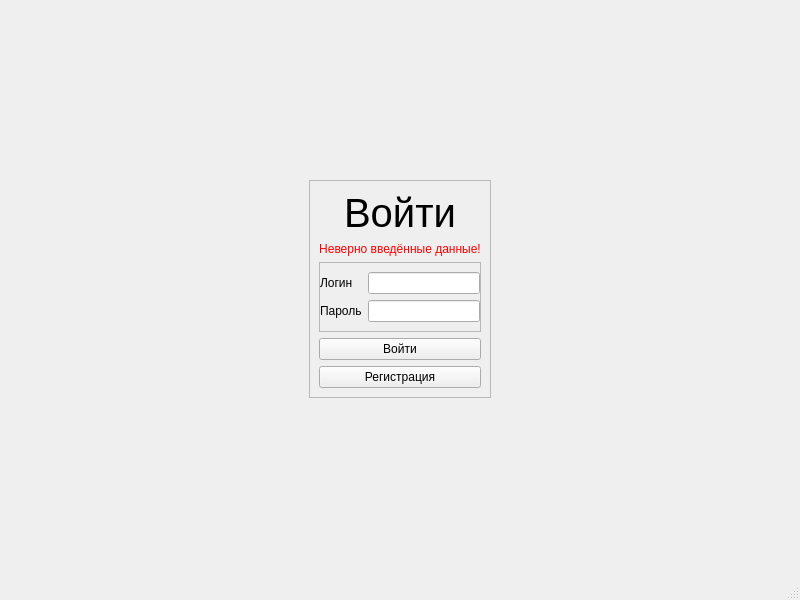
<?xml version="1.0" encoding="UTF-8"?>
<ui version="4.0">
 <class>MainWindow</class>
 <widget class="QMainWindow" name="MainWindow">
  <property name="geometry">
   <rect>
    <x>0</x>
    <y>0</y>
    <width>800</width>
    <height>600</height>
   </rect>
  </property>
  <property name="windowTitle">
   <string>Менеджер паролей</string>
  </property>
  <widget class="QWidget" name="centralwidget">
   <layout class="QHBoxLayout" name="horizontalLayout">
    <item>
     <widget class="QStackedWidget" name="stackedWidget">
      <property name="currentIndex">
       <number>0</number>
      </property>
      <widget class="QWidget" name="page_login">
       <layout class="QVBoxLayout" name="verticalLayout_3">
        <item alignment="Qt::AlignHCenter|Qt::AlignVCenter">
         <widget class="QFrame" name="frame">
          <property name="enabled">
           <bool>true</bool>
          </property>
          <property name="sizePolicy">
           <sizepolicy hsizetype="Fixed" vsizetype="Fixed">
            <horstretch>0</horstretch>
            <verstretch>0</verstretch>
           </sizepolicy>
          </property>
          <property name="layoutDirection">
           <enum>Qt::LeftToRight</enum>
          </property>
          <property name="autoFillBackground">
           <bool>false</bool>
          </property>
          <property name="frameShape">
           <enum>QFrame::StyledPanel</enum>
          </property>
          <property name="frameShadow">
           <enum>QFrame::Raised</enum>
          </property>
          <layout class="QVBoxLayout" name="verticalLayout_2">
           <item>
            <widget class="QLabel" name="label">
             <property name="font">
              <font>
               <pointsize>30</pointsize>
              </font>
             </property>
             <property name="text">
              <string>Войти</string>
             </property>
             <property name="alignment">
              <set>Qt::AlignCenter</set>
             </property>
             <property name="indent">
              <number>0</number>
             </property>
            </widget>
           </item>
           <item>
            <widget class="QLabel" name="label_wrong_login_data">
             <property name="styleSheet">
              <string notr="true">color: red;</string>
             </property>
             <property name="text">
              <string>Неверно введённые данные!</string>
             </property>
             <property name="alignment">
              <set>Qt::AlignCenter</set>
             </property>
            </widget>
           </item>
           <item>
            <widget class="QFrame" name="frame_2">
             <property name="frameShape">
              <enum>QFrame::StyledPanel</enum>
             </property>
             <property name="frameShadow">
              <enum>QFrame::Raised</enum>
             </property>
             <layout class="QFormLayout" name="formLayout">
              <property name="leftMargin">
               <number>0</number>
              </property>
              <property name="rightMargin">
               <number>0</number>
              </property>
              <item row="1" column="0">
               <widget class="QLabel" name="label_2">
                <property name="text">
                 <string>Логин</string>
                </property>
               </widget>
              </item>
              <item row="1" column="1">
               <widget class="QLineEdit" name="lineEdit_login_login"/>
              </item>
              <item row="2" column="0">
               <widget class="QLabel" name="label_3">
                <property name="text">
                 <string>Пароль</string>
                </property>
               </widget>
              </item>
              <item row="2" column="1">
               <widget class="QLineEdit" name="lineEdit_login_password">
                <property name="echoMode">
                 <enum>QLineEdit::Password</enum>
                </property>
               </widget>
              </item>
             </layout>
            </widget>
           </item>
           <item>
            <widget class="QPushButton" name="pushButton_login_enter">
             <property name="text">
              <string>Войти</string>
             </property>
            </widget>
           </item>
           <item>
            <widget class="QPushButton" name="pushButton_login_register">
             <property name="text">
              <string>Регистрация</string>
             </property>
            </widget>
           </item>
          </layout>
         </widget>
        </item>
       </layout>
      </widget>
      <widget class="QWidget" name="page_register">
       <layout class="QHBoxLayout" name="horizontalLayout_2">
        <item>
         <widget class="QFrame" name="frame_9">
          <property name="enabled">
           <bool>true</bool>
          </property>
          <property name="sizePolicy">
           <sizepolicy hsizetype="Fixed" vsizetype="Fixed">
            <horstretch>0</horstretch>
            <verstretch>0</verstretch>
           </sizepolicy>
          </property>
          <property name="layoutDirection">
           <enum>Qt::LeftToRight</enum>
          </property>
          <property name="autoFillBackground">
           <bool>false</bool>
          </property>
          <property name="frameShape">
           <enum>QFrame::StyledPanel</enum>
          </property>
          <property name="frameShadow">
           <enum>QFrame::Raised</enum>
          </property>
          <layout class="QVBoxLayout" name="verticalLayout_10">
           <item>
            <widget class="QLabel" name="label_13">
             <property name="font">
              <font>
               <pointsize>30</pointsize>
              </font>
             </property>
             <property name="text">
              <string>Регистрация</string>
             </property>
             <property name="alignment">
              <set>Qt::AlignCenter</set>
             </property>
             <property name="indent">
              <number>0</number>
             </property>
            </widget>
           </item>
           <item>
            <widget class="QLabel" name="label_wrong_reg_data">
             <property name="styleSheet">
              <string notr="true">color: red;</string>
             </property>
             <property name="text">
              <string>Такой пользователь уже существует!</string>
             </property>
             <property name="alignment">
              <set>Qt::AlignCenter</set>
             </property>
            </widget>
           </item>
           <item>
            <widget class="QFrame" name="frame_10">
             <property name="frameShape">
              <enum>QFrame::StyledPanel</enum>
             </property>
             <property name="frameShadow">
              <enum>QFrame::Raised</enum>
             </property>
             <layout class="QFormLayout" name="formLayout_5">
              <property name="leftMargin">
               <number>0</number>
              </property>
              <property name="rightMargin">
               <number>0</number>
              </property>
              <item row="0" column="0">
               <widget class="QLabel" name="label_14">
                <property name="text">
                 <string>Логин</string>
                </property>
               </widget>
              </item>
              <item row="0" column="1">
               <widget class="QLineEdit" name="lineEdit_reg_login"/>
              </item>
              <item row="1" column="0">
               <widget class="QLabel" name="label_15">
                <property name="text">
                 <string>Пароль</string>
                </property>
               </widget>
              </item>
              <item row="1" column="1">
               <widget class="QLineEdit" name="lineEdit_reg_password">
                <property name="echoMode">
                 <enum>QLineEdit::Password</enum>
                </property>
               </widget>
              </item>
              <item row="2" column="1">
               <widget class="QLineEdit" name="lineEdit_reg_password_2">
                <property name="echoMode">
                 <enum>QLineEdit::Password</enum>
                </property>
               </widget>
              </item>
              <item row="2" column="0">
               <widget class="QLabel" name="label_16">
                <property name="text">
                 <string>Пароль повторно</string>
                </property>
               </widget>
              </item>
              <item row="3" column="1">
               <widget class="QLabel" name="label_pwds_not_match">
                <property name="styleSheet">
                 <string notr="true">color: red;</string>
                </property>
                <property name="text">
                 <string>Пароли не совпадают!</string>
                </property>
                <property name="alignment">
                 <set>Qt::AlignCenter</set>
                </property>
               </widget>
              </item>
             </layout>
            </widget>
           </item>
           <item>
            <widget class="QPushButton" name="pushButton_reg_register">
             <property name="text">
              <string>Зарегистрировать</string>
             </property>
            </widget>
           </item>
          </layout>
         </widget>
        </item>
       </layout>
      </widget>
      <widget class="QWidget" name="page_passwords">
       <layout class="QVBoxLayout" name="verticalLayout">
        <item>
         <widget class="QTableView" name="tableView_passwords">
          <property name="editTriggers">
           <set>QAbstractItemView::NoEditTriggers</set>
          </property>
          <property name="selectionMode">
           <enum>QAbstractItemView::SingleSelection</enum>
          </property>
         </widget>
        </item>
        <item alignment="Qt::AlignHCenter">
         <widget class="QFrame" name="frame_3">
          <property name="sizePolicy">
           <sizepolicy hsizetype="Fixed" vsizetype="Fixed">
            <horstretch>0</horstretch>
            <verstretch>0</verstretch>
           </sizepolicy>
          </property>
          <property name="frameShape">
           <enum>QFrame::StyledPanel</enum>
          </property>
          <property name="frameShadow">
           <enum>QFrame::Raised</enum>
          </property>
          <layout class="QHBoxLayout" name="horizontalLayout_3">
           <item>
            <widget class="QPushButton" name="pushButton_add_pwd">
             <property name="text">
              <string>Добавить...</string>
             </property>
            </widget>
           </item>
           <item>
            <widget class="QPushButton" name="pushButton_rem_pwd">
             <property name="enabled">
              <bool>false</bool>
             </property>
             <property name="text">
              <string>Удалить</string>
             </property>
            </widget>
           </item>
           <item>
            <widget class="QPushButton" name="pushButton_debug">
             <property name="text">
              <string>Дебаг</string>
             </property>
            </widget>
           </item>
          </layout>
         </widget>
        </item>
       </layout>
      </widget>
     </widget>
    </item>
   </layout>
  </widget>
  <widget class="QStatusBar" name="statusbar"/>
 </widget>
 <resources/>
 <connections/>
</ui>
